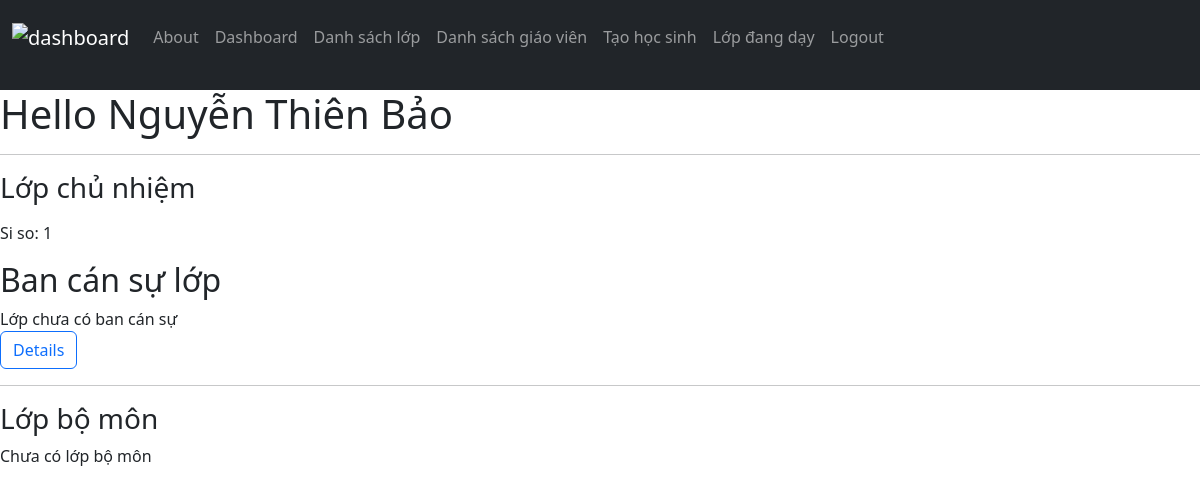
Before: /dashboard (signed in) with the older database file.
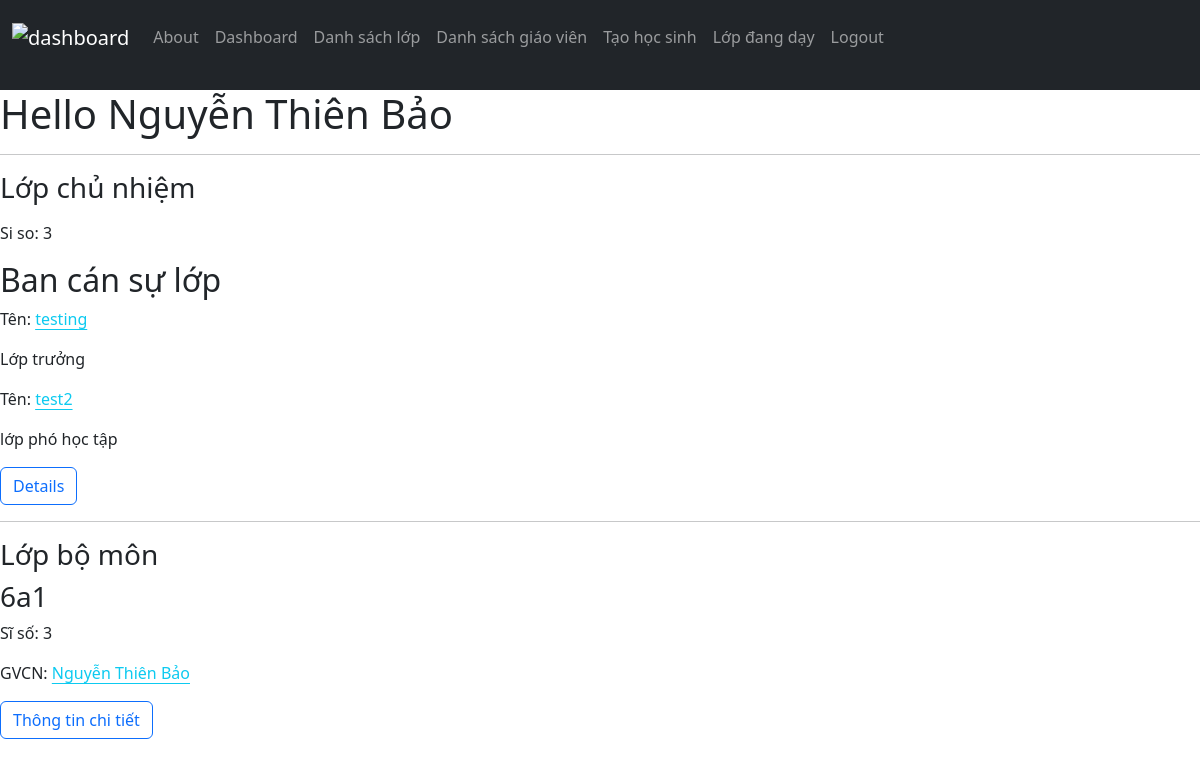
After: the same page with the newer database file.
### Du_An/models.py (models this page shows, shortened)
class ClassYearProfile(models.Model):
    classroom = models.ForeignKey(Class, on_delete=models.CASCADE, related_name="profiles") #-W profile with 's'
    year = models.PositiveSmallIntegerField(blank=False, default=date.today().year)
    form_teacher = models.OneToOneField(Teacher, on_delete=models.CASCADE, null=True, blank=True, default=None, related_name="form_class")
    def get_class_staff_committee(self):
        try:
            return self.students.exclude(role="student").all()
        except:
            return None

class Teacher(User):
    full_name = models.CharField(max_length=200, unique=False)
    subject = models.ManyToManyField(Subject, related_name="teachers")
    contact_information = models.TextField(default="")
    def get_teaching_classes(self):
        teaching_classes = [ subject_class.classroom.classroom for subject_class in self.teaching_classes.all() ]
        teaching_classes = set(teaching_classes) #*Remove duplicates
        return [{"classroom": classroom, "profile": classroom.get_profile()} for classroom in teaching_classes]

class StudentYearProfile(models.Model):
    year = models.PositiveSmallIntegerField(blank=False, default=this_year)
    student = models.ForeignKey(Student, on_delete=models.CASCADE, related_name="profiles") #-W profile with 's'
    classroom = models.ForeignKey("ClassYearProfile", on_delete=models.CASCADE, related_name="students")
    role = models.CharField(max_length=30, choices=role_choices)
    main_subjects = models.ManyToManyField(MainSubject, related_name="student")
    second_subjects = models.ManyToManyField(SecondSubject, related_name="student")
    comment_subjects = models.ManyToManyField(EvaluateByCommentSubject, related_name="student")
    second_term_main_subjects = models.ManyToManyField(MainSubject, related_name="second_term_student")
    second_term_second_subjects = models.ManyToManyField(SecondSubject, related_name="second_term_student")
    second_term_comment_subjects = models.ManyToManyField(EvaluateByCommentSubject, related_name="second_term_student")

class Student(models.Model):
    full_name = models.CharField(max_length=200)
    birthday = models.DateField(blank=False)
    is_boy = models.BooleanField()
    """
    //main_subjects = models.ManyToManyField(MainSubject, related_name="student")
    //second_subjects = models.ManyToManyField(SecondSubject, related_name="student")
    //comment_subjects = models.ManyToManyField(EvaluateByCommentSubject, related_name="student")
    //second_term_main_subjects = models.ManyToManyField(MainSubject, related_name="second_term_student")
    //second_term_second_subjects = models.ManyToManyField(SecondSubject, related_name="second_term_student")
    //second_term_comment_subjects = models.ManyToManyField(EvaluateByCommentSubject, related_name="second_term_student")
    """

class Class(models.Model):
    name = models.CharField(max_length=3, unique=True)
    def get_profile(self, year: int =this_year):
        try:
            return self.profiles.get(year=year)
        except ClassYearProfile.DoesNotExist:
            return None

### Du_An/views.py (the view)
# urls.py: path("dashboard", views.dashboard, name="dashboard"),
def dashboard(request):
    if request.method == "GET":
        return render(request, "Du_An/dashboard.html")
    else:
        return HttpResponseNotAllowed("method not allowed")

### Du_An/templatetags/tags.py (called while the page is built)
@register.simple_tag
def get_role_name(role: str) -> str | None:
    if role not in STUDENT_ROLE:
        return
    for role_name in role_choices:
        if role in role_name:
            return role_name[-1] #* get the vietnamese name of the role

### Du_An/templates/Du_An/dashboard.html (shortened to what this page needs)
{% extends 'Du_An/layout.html' %}
{% load static %}
{% load tags %}
{% block style %} <link href="{% static 'Du_An/css/dashboard.css' %}" rel="stylesheet">
{% endblock %}
{% block body %}
    {% if user.is_authenticated %}
        {% if user.teacher %}
            <h1> Hello {{ user.teacher.full_name }}</h1>
            <hr>
            <h3>Lớp chủ nhiệm</h3>
            {% if user.teacher.form_class %}
            <div class="formClass">
                <p class="classStudentCount">Si so: {{ user.teacher.form_class.students.count }}</p>
                <div class="classStaffs">
                    <h2>Ban cán sự lớp</h2>
                    {% for staff in user.teacher.form_class.get_class_staff_committee %}
                        {% if staff %}
                        <p class="classStaffName">Tên: <a href="{% url 'view_student' staff.student.id %}" class="link-info link-offset-2 link-opacity-75-hover"> {{ staff.student.full_name }} </a> </p>
                        <p class="classStaffRole">{% get_role_name staff.role %}</p>
                        {% endif %}
                    {% empty %}
                    Lớp  chưa có ban cán sự
                    {% endfor %}
                </div>
                <a href="{% url 'view_class' user.teacher.form_class.classroom.id %}" class="btn btn-outline-primary"> Details </a>
            </div>
            {% else %}
            Chưa có lớp chủ nhiệm. <a href="{% url 'classes' %}" class="link-info link-offset-2 link-opacity-75-hover">Xem danh sách các lớp</a>
            {% endif %}
            <hr>
            <h3>Lớp bộ môn</h3>
            <div class="classes">
                {% for classroom in user.teacher.get_teaching_classes %}
                    <div class="subjectClass">
                        <h3> {{ classroom.classroom.name }} </h3>
                        <p>Sĩ số: {{ classroom.profile.students.count }} </p>
                        {% if classroom.profile.form_teacher %}
                        <p>GVCN: <a class="link-info link-offset-2 link-opacity-75-hover" href="{% url 'view_teacher' classroom.profile.form_teacher.id %}"> {{ classroom.profile.form_teacher.full_name }} </a> </p>
                        {% endif %}
                        <a class="btn btn-outline-primary" href="{% url 'view_class' classroom.classroom.id %}">Thông tin chi tiết</a>
                    </div>
                {% empty %}
                    Chưa có lớp bộ môn
                {% endfor %}
            </div>
        {% else %}
            You're not either teacher or parent
        {% endif %}
    {% else %}
    <a class="btn btn-outline-primary" href="{% url 'login' %}">Đăng nhập</a>
    <a class="btn btn-outline-primary" href="{% url 'register' %}">Đăng kí</a>
    {% endif %}
{% endblock %}

Changed rows visible on the page:
now on this page (row edited): StudentYearProfile: student.full_name "testing", role "Lớp trưởng"
now on this page (row edited): StudentYearProfile: student.full_name "test2", role "lớp phó học tập"
added Class: classroom.name "6a1", profile.students.count "3", profile.form_teacher.full_name "Nguyễn Thiên Bảo"
Other visible differences:
{{ user.teacher.form_class.students.count }}: "1" → "3"
text no longer shown: "Lớp chưa có ban cán sự Chưa có lớp bộ môn"
